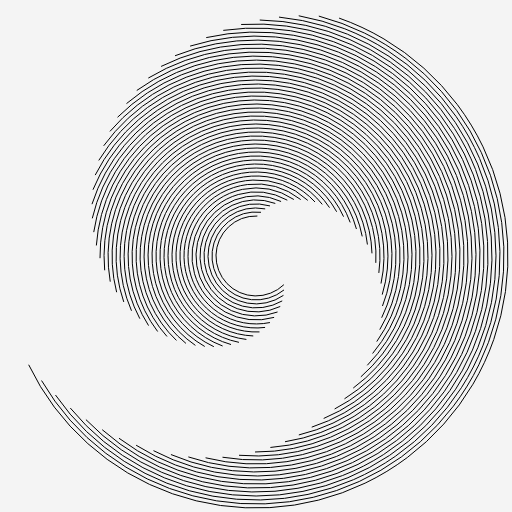
Frame 1 (no input)
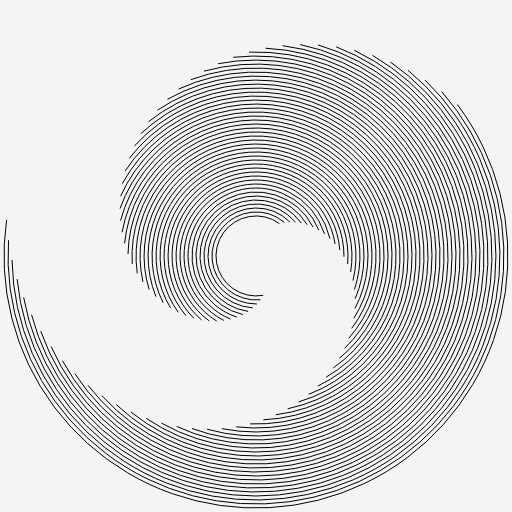
Frame 60 (no input)
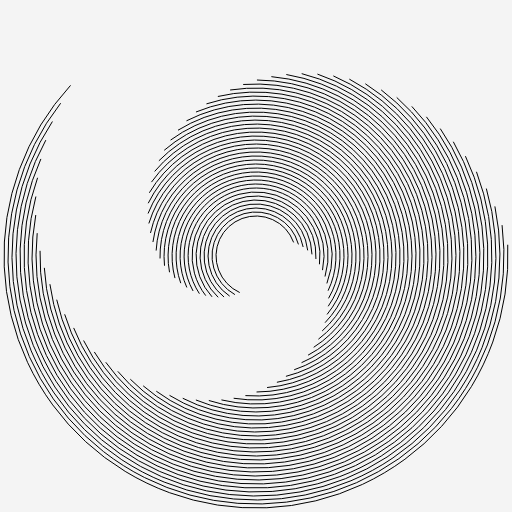
Frame 120 (the mouse pressed at the canvas centre since frame 60)

The p5.js sketch that drew these frames (run headless with seeded random() and noise() and a simulated clock; from frame 60 on, the mouse is pressed at the canvas centre):

// p5.js sketch
// ── sketch.js
const WIDTH = 512,
  HEIGHT = 512

function setup() {
  createCanvas(WIDTH, HEIGHT)
  pixelDensity(1)

}

function draw() {
  background(244)



  translate(width / 2, height / 2)

  stroke(0)
  noFill()

  for(let radius = 80; radius < width; radius += 8) {
    beginShape()
    arc(0, 0, radius, radius, (frameCount + radius) / 100, PI + QUARTER_PI + (frameCount + radius) / 100);
    endShape()
  }





}
